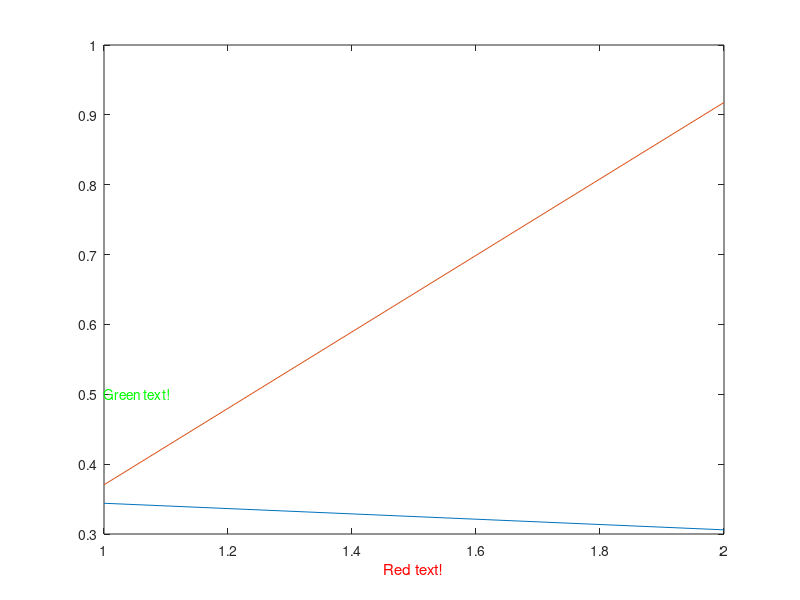

Reproduce this figure in MATLAB. (Note: this script raises an error after producing the figure.)
%% Preamble -- not to appear in userguide
hfig = figure;
set(hfig,'units','centimeters','NumberTitle','off','Name','ex04');
pos = get(hfig,'position');
set(hfig,'position',[pos(1:2),4,3]);
axis([1 2 0 1]);
%% Everything below appears in userguide
plot(rand(2));
xlabel('Red text!','color',[1 0 0]);
ht = text(1,0.5,'Green text!');
set(ht,'color',[0 1 0]);
%% The following is excluded from userguide
matlabfrag('graphics/ex04');